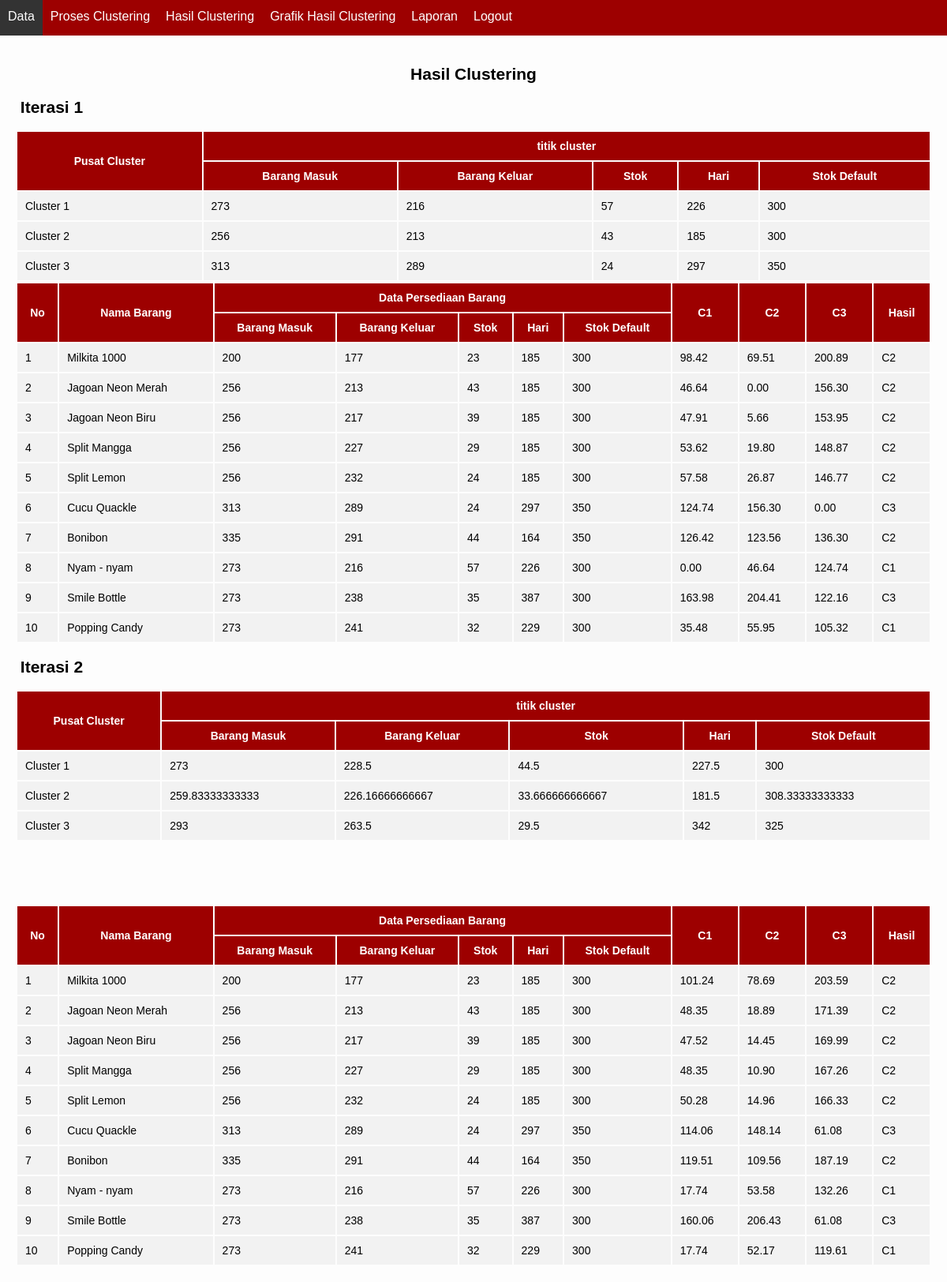
Screenshot of /index.php?module=hasil (signed in) with the database file from the repository.
### tables this page shows
CREATE TABLE `hasil` (
  `id_hasil` int(11) NOT NULL,
  `c1` int(11) NOT NULL,
  `c2` int(11) NOT NULL,
  `c3` int(11) NOT NULL,
  `c1y` int(11) NOT NULL,
  `c2y` int(11) NOT NULL,
  `c3y` int(11) NOT NULL,
  `c1z` int(11) NOT NULL,
  `c2z` int(11) NOT NULL,
  `c3z` int(11) NOT NULL,
  `c1hari` int(11) NOT NULL,
  `c2hari` int(11) NOT NULL,
  `c3hari` int(11) NOT NULL,
  `c1stokdefault` int(11) NOT NULL,
  `c2stokdefault` int(11) NOT NULL,
  `c3stokdefault` int(11) NOT NULL,
  `tanggal` date NOT NULL
);

CREATE TABLE `data1` (
  `id` int(255) NOT NULL,
  `nmb` varchar(255) NOT NULL,
  `dm` int(255) NOT NULL,
  `dk` int(255) NOT NULL,
  `tgl` date NOT NULL,
  `tglkadaluwarsa` date NOT NULL,
  `stokdefault` int(11) NOT NULL,
  `hari` int(11) DEFAULT NULL
);

### hasil.php (the view, shortened to what this page needs)
<div class="span12">
    <div class="widget widget-nopad">
        <?php
        switch(@$_GET['act']){
        default:
        ?>
        <div class="widget-content">
        <h2 style="text-align: center;">Hasil Clustering</h2>
            <?php
            $sql_edit = mysql_query("SELECT * FROM hasil WHERE id_hasil='1'");
            $row =  mysql_fetch_array($sql_edit);
            $px1=$row['c1'];
            $py1=$row['c2'];
            $pz1=$row['c3'];
            $c1hari=$row['c1hari'];
            $c1stokdefault=$row['c1stokdefault'];
            $px2=$row['c1y'];
            $py2=$row['c2y'];
            $pz2=$row['c3y'];
            $c2hari=$row['c2hari'];
            $c2stokdefault=$row['c2stokdefault'];
            $px3=$row['c1z'];
            $py3=$row['c2z'];
            $pz3=$row['c3z'];
            $c3hari=$row['c3hari'];
            $c3stokdefault=$row['c3stokdefault'];
            $it=1;
            while(true) {
                echo "<h2>&nbsp;Iterasi $it</h2>";
                echo '<div class="widget big-stats-container">
                <div class="shortcuts">
                    <table class="table table-striped table-bordered table-hover">
                        <thead>
                            <tr>
                                <th rowspan=2>Pusat Cluster  </th>
                                <th colspan=5><center>titik cluster </center></th>
                            </tr>
                            <tr>
                                <th>Barang Masuk </th>
                                <th>Barang Keluar </th>
                                <th>Stok</th>
                                <th>Hari</th>
                                <th>Stok Default</th>
                            </tr>
                        </thead>
                        <tbody>';
            echo "<tr>
                    <td>Cluster 1</td>
                    <td>$px1</td>
                    <td>$py1</td>
                    <td>$pz1</td>
                    <td>$c1hari</td>
                    <td>$c1stokdefault</td>";
            echo "</tr>";
            echo "<tr>
                    <td>Cluster 2</td>
                    <td>$px2</td>
                    <td>$py2</td>
                    <td>$pz2</td>
                    <td>$c2hari</td>
                    <td>$c2stokdefault</td>";
            echo "</tr>";
            echo "<tr>
                    <td>Cluster 3</td>
                    <td>$px3</td>
                    <td>$py3</td>
                    <td>$pz3</td>
                    <td>$c3hari</td>
                    <td>$c3stokdefault</td>";
            echo "</tr>";
        echo '</tbody>
            </table>
        </div>
    </div>';
                echo '<div class="widget big-stats-container">
                        <div class="shortcuts">
                            <table class="table table-striped table-bordered table-hover">
                                <thead>
                                    <tr>
                                        <th rowspan=2>No</th>
                                        <th rowspan=2>Nama Barang</th>
                                        <th colspan=5><center>Data Persediaan Barang </center></th>
                                        <th rowspan=2>C1</th>
                                        <th rowspan=2>C2</th>
                                        <th rowspan=2>C3</th>
                                        <th rowspan=2>Hasil</th>
                                    </tr>
                                    <tr>
                                        <th>Barang Masuk </th>
                                        <th>Barang Keluar </th>
                                        <th>Stok</th>
                                        <th>Hari</th>
                                        <th>Stok Default</th>
                                    </tr>
                                </thead>
                                <tbody>';
                $no=1;
                $q=mysql_query("select * from data1 order by id asc");
                $changed = false;
                $agtc1x = [];
                $agtc1y = [];
                $agtc1z = [];
                $agtc1hari = [];
                $agtc1stokdefault = [];
                $agtc2x = [];
                $agtc2y = [];
                $agtc2z = [];
                $agtc2hari = [];
                $agtc2stokdefault = [];
                $agtc3x = [];
                $agtc3y = [];
                $agtc3z = [];
                $agtc3hari = [];
                $agtc3stokdefault = [];
                while($r=mysql_fetch_array($q)){
                    $sub=$r['dm']-$r['dk'];
                    echo "<tr>
                            <td>$no</td>
                            <td>$r[nmb]</td>
                            <td>$r[dm]</td>
                            <td>$r[dk]</td>
                            <td>$sub</td>
                            <td>$r[hari]</td>
                            <td>$r[stokdefault]</td>";
                    $c1=sqrt((pow(($r['dm']-$px1),2))+(pow(($r['dk']-$py1),2))+(pow(($sub-$pz1),2))+(pow(($r['hari']-$c1hari),2))+(pow(($r['stokdefault']-$c1stokdefault),2)));
                    $c2=sqrt((pow(($r['dm']-$px2),2))+(pow(($r['dk']-$py2),2))+(pow(($sub-$pz2),2))+(pow(($r['hari']-$c2hari),2))+(pow(($r['stokdefault']-$c2stokdefault),2)));
                    $c3=sqrt((pow(($r['dm']-$px3),2))+(pow(($r['dk']-$py3),2))+(pow(($sub-$pz3),2))+(pow(($r['hari']-$c3hari),2))+(pow(($r['stokdefault']-$c3stokdefault),2)));
                    $min=min($c1,$c2,$c3);
                    if($min==$c1){
                        $ketmin="C1";
                        $agtc1x[] = $r['dm'];
                        $agtc1y[] = $r['dk'];
                        $agtc1z[] = $sub;
                        $agtc1hari[] = $r['hari'];
                        $agtc1stokdefault[] = $r['stokdefault'];
                    } elseif($min==$c2){
                        $ketmin="C2";
                        $agtc2x[] = $r['dm'];
                        $agtc2y[] = $r['dk'];
                        $agtc2z[] = $sub;
                        $agtc2hari[] = $r['hari'];
                        $agtc2stokdefault[] = $r['stokdefault'];
                    } elseif($min==$c3){
                        $ketmin="C3";
                        $agtc3x[] = $r['dm'];
                        $agtc3y[] = $r['dk'];
                        $agtc3z[] = $sub;
                        $agtc3hari[] = $r['hari'];
                        $agtc3stokdefault[] = $r['stokdefault'];
                    }
                    echo "<td>".number_format($c1,2)."</td>
                            <td>".number_format($c2,2)."</td>
                            <td>".number_format($c3,2)."</td>
                            <td>$ketmin</td>
                        </tr>";
                    $no++;
                }
                $pxx1 = array_sum($agtc1x) / count($agtc1x);
                $pyy1 = array_sum($agtc1y) / count($agtc1y);
                $pzz1 = array_sum($agtc1z) / count($agtc1z);
                $pzz1hari = array_sum($agtc1hari) / count($agtc1hari);
                $pzz1stokdefault = array_sum($agtc1stokdefault) / count($agtc1stokdefault);
                $pxx2 = array_sum($agtc2x) / count($agtc2x);
                $pyy2 = array_sum($agtc2y) / count($agtc2y);
                $pzz2 = array_sum($agtc2z) / count($agtc2z);
                $pzz2hari = array_sum($agtc2hari) / count($agtc2hari);
                $pzz2stokdefault = array_sum($agtc2stokdefault) / count($agtc2stokdefault);
                $pxx3 = array_sum($agtc3x) / count($agtc3x);
                $pyy3 = array_sum($agtc3y) / count($agtc3y);
                $pzz3 = array_sum($agtc3z) / count($agtc3z);
                $pzz3hari = array_sum($agtc3hari) / count($agtc3hari);
                $pzz3stokdefault = array_sum($agtc3stokdefault) / count($agtc3stokdefault);
                if ($px1 != $pxx1 || $py1 != $pyy1 || $pz1 != $pzz1 || $c1hari != $pzz1hari || $c1stokdefault != $pzz1stokdefault ||
                    $px2 != $pxx2 || $py2 != $pyy2 || $pz2 != $pzz2 || $c2hari != $pzz2hari || $c2stokdefault != $pzz2stokdefault ||
                    $px3 != $pxx3 || $py3 != $pyy3 || $pz3 != $pzz3 || $c3hari != $pzz3hari || $c3stokdefault != $pzz3stokdefault ) {
                    $changed = true;
                    $px1 = $pxx1;
                    $py1 = $pyy1;
                    $pz1 = $pzz1;
                    $c1hari = $pzz1hari;
                    $c1stokdefault = $pzz1stokdefault;
                    $px2 = $pxx2;
                    $py2 = $pyy2;
                    $pz2 = $pzz2;
                    $c2hari = $pzz2hari;
                    $c2stokdefault = $pzz2stokdefault;
                    $px3 = $pxx3;
                    $py3 = $pyy3;
                    $pz3 = $pzz3;
                    $c3hari = $pzz3hari;
                    $c3stokdefault = $pzz3stokdefault;
                }
                if (!$changed) {
                    break;
                }
                echo '</tbody>
                    </table>
                </div>
            </div>';
                $it++;
            }
            ?>
        </div>
        <?php
        break;
        }
        ?>
    </div>
</div>

### style.css (style rules this page uses)
body { font-family:"Arial"; font-size:14px; padding-left:0px; padding-right:0px; width:100%; padding-top:0px; margin:0px; }
table { width:100%; }
th { text-align:center; padding:10px; background-color:#9D0000; color:#FFFFFF; font-family:Arial; font-size:14px; }
td { padding:10px; background-color:#F2F2F2; font-size:14px; }

### rows the page displays
hasil: c1 "273", c2 "216", c3 "57", c1hari "226", c1stokdefault "300", c1y "256", c2y "213", c3y "43", c2hari "185", c2stokdefault "300", c1z "313", c2z "289", c3z "24", c3hari "297", c3stokdefault "350"
data1: nmb "Milkita 1000", dm "200", dk "177", sub "23", hari "185", stokdefault "300", c1 "98.42", c2 "69.51", c3 "200.89", ketmin "C2", c1 "101.24", c2 "78.69", c3 "203.59"
data1: nmb "Jagoan Neon Merah", dm "256", dk "213", sub "43", hari "185", stokdefault "300", c1 "46.64", c2 "0.00", c3 "156.30", ketmin "C2", c1 "48.35", c2 "18.89", c3 "171.39"
data1: nmb "Jagoan Neon Biru", dm "256", dk "217", sub "39", hari "185", stokdefault "300", c1 "47.91", c2 "5.66", c3 "153.95", ketmin "C2", c1 "47.52", c2 "14.45", c3 "169.99"
data1: nmb "Split Mangga", dm "256", dk "227", sub "29", hari "185", stokdefault "300", c1 "53.62", c2 "19.80", c3 "148.87", ketmin "C2", c1 "48.35", c2 "10.90", c3 "167.26"
data1: nmb "Split Lemon", dm "256", dk "232", sub "24", hari "185", stokdefault "300", c1 "57.58", c2 "26.87", c3 "146.77", ketmin "C2", c1 "50.28", c2 "14.96", c3 "166.33"
data1: nmb "Cucu Quackle", dm "313", dk "289", sub "24", hari "297", stokdefault "350", c1 "124.74", c2 "156.30", c3 "0.00", ketmin "C3", c1 "114.06", c2 "148.14", c3 "61.08"
data1: nmb "Bonibon", dm "335", dk "291", sub "44", hari "164", stokdefault "350", c1 "126.42", c2 "123.56", c3 "136.30", ketmin "C2", c1 "119.51", c2 "109.56", c3 "187.19"
data1: nmb "Nyam - nyam", dm "273", dk "216", sub "57", hari "226", stokdefault "300", c1 "0.00", c2 "46.64", c3 "124.74", ketmin "C1", c1 "17.74", c2 "53.58", c3 "132.26"
data1: nmb "Smile Bottle", dm "273", dk "238", sub "35", hari "387", stokdefault "300", c1 "163.98", c2 "204.41", c3 "122.16", ketmin "C3", c1 "160.06", c2 "206.43", c3 "61.08"
data1: nmb "Popping Candy", dm "273", dk "241", sub "32", hari "229", stokdefault "300", c1 "35.48", c2 "55.95", c3 "105.32", ketmin "C1", c1 "17.74", c2 "52.17", c3 "119.61"

### other values shown
$px1 "273"
$py1 "228.5"
$pz1 "44.5"
$c1hari "227.5"
$c1stokdefault "300"
$px2 "259.83333333333"
$py2 "226.16666666667"
$pz2 "33.666666666667"
$c2hari "181.5"
$c2stokdefault "308.33333333333"
$px3 "293"
$py3 "263.5"
$pz3 "29.5"
$c3hari "342"
$c3stokdefault "325"
